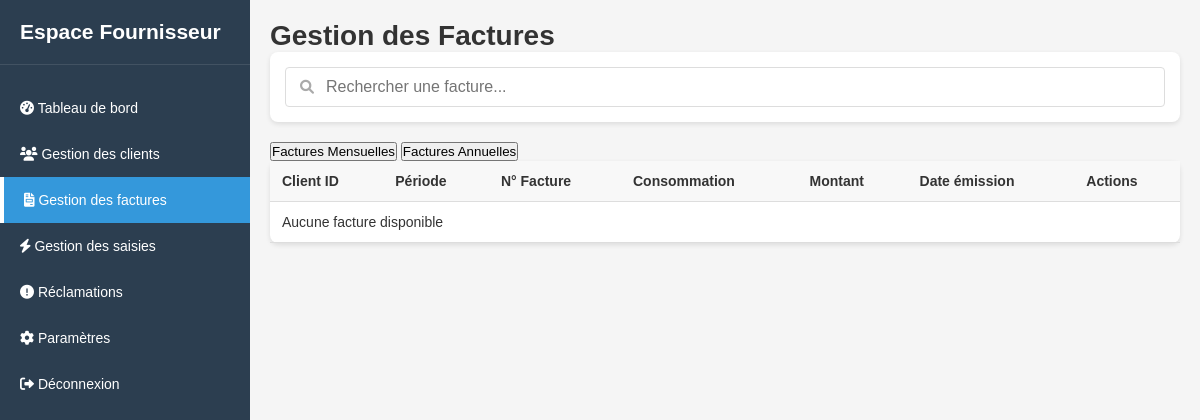
The page /ihm/admin/factures.php (signed in) on the database as committed earlier.
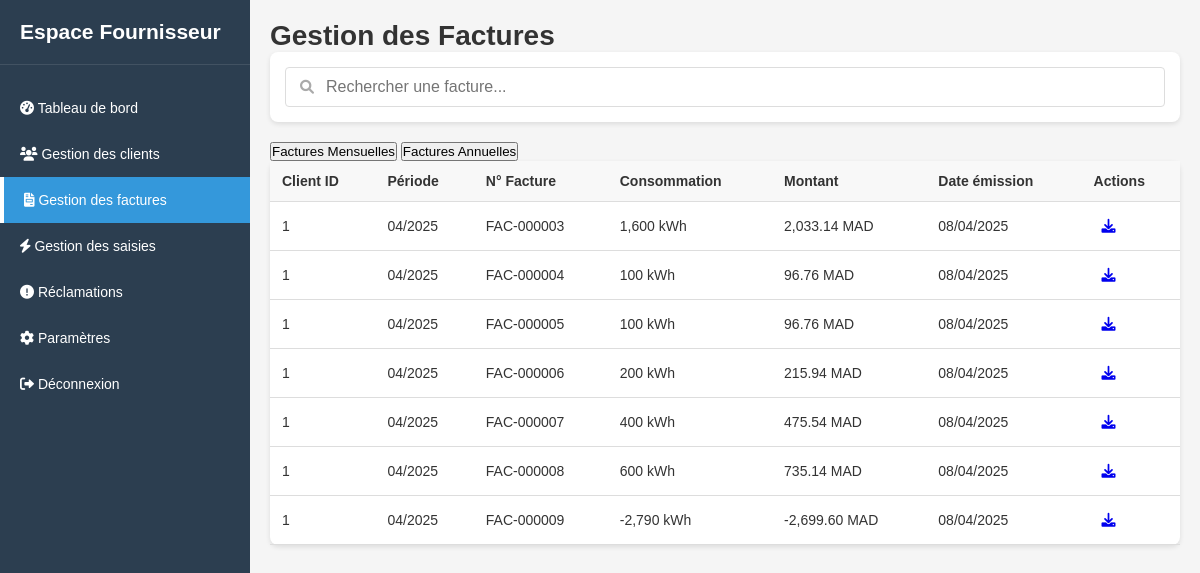
The same page on the database as committed later.
### tables this page shows
CREATE TABLE IF NOT EXISTS `factures_mensuelle` (
  `facture_id` int NOT NULL AUTO_INCREMENT,
  `client_id` int NOT NULL,
  `consommation_id` int NOT NULL,
  `montant` decimal(10,2) NOT NULL,
  `consommation` decimal(10,2) NOT NULL,
  `client_name` varchar(255) NOT NULL,
  `date_emission` datetime DEFAULT CURRENT_TIMESTAMP,
  PRIMARY KEY (`facture_id`),
  KEY `client_id` (`client_id`),
  KEY `consommation_id` (`consommation_id`)
);

### DB/connexion.php (called while the page is built)
<?php
class Database {
    private static $instance = null;
    private $pdo;
    private function __construct() {
        $host = '127.0.0.1';
        $dbName = 'gestion_factures';
        $user = 'root';
        $password = '';
        $dsn = "mysql:host={$host};dbname={$dbName};charset=utf8mb4";
        try {
            $this->pdo = new PDO($dsn, $user, $password, [
                PDO::ATTR_ERRMODE => PDO::ERRMODE_EXCEPTION,
                PDO::ATTR_DEFAULT_FETCH_MODE => PDO::FETCH_ASSOC
            ]);
        } catch (PDOException $e) {
            die("Erreur de connexion à la base de données : " . $e->getMessage());
        }
    }
    public static function getInstance(): Database {
        if (self::$instance === null) {
            self::$instance = new Database();
        }
        return self::$instance;
    }
    public function getConnection(): PDO {
        return $this->pdo;
    }
}

### traitement/FactureMensuelleService.php (called while the page is built, shortened)
<?php
include_once __DIR__ . "/../DB/FactureMensuelleDAO.php";
class FactureMensuelleService
{
    private $factureMensuelleRepository;
    public function __construct()
    {
        $this->factureMensuelleRepository = new FactureMensuelleDAO();
    }
    public function getAllFacturesMensuelles()
    {
        $factures = $this->factureMensuelleRepository->getAllFacturesMensuelles();
        return $factures;
    }
}

### DB/FactureMensuelleDAO.php (called while the page is built, shortened)
<?php
require_once __DIR__ . '/connexion.php';
class FactureMensuelleDAO {
    private $db;
    public function __construct() {
        try {
            $this->db = Database::getInstance()->getConnection();
        } catch (Exception $e) {
            error_log("Connection Error: " . $e->getMessage());
            throw new Exception("Database connection failed");
        }
    }
    public function getAllFacturesMensuelles() {
            $stmt = $this->db->prepare("SELECT * FROM factures_mensuelle");
            $stmt->execute();
            $result = $stmt->fetchAll(PDO::FETCH_ASSOC);
            return $result;
    }
}

### ihm/admin/factures.php (the view, shortened to what the changed rows need)
<?php
require_once '../../traitement/FactureMensuelleService.php';
$factureMensuelleService = new FactureMensuelleService();
$factures = $factureMensuelleService->getAllFacturesMensuelles();
?>
<!DOCTYPE html>
<html lang="fr">
<head>
    <link rel="stylesheet" href="../../assets/css/main.css">
    <link rel="stylesheet" href="https://cdnjs.cloudflare.com/ajax/libs/font-awesome/6.0.0-beta3/css/all.min.css">
</head>
<body>
    <div class="app-container">
        <div class="sidebar">
            <div class="sidebar-header">
                <h2>Espace Fournisseur</h2>
            </div>
        </div>
        <div class="main-content">
            <h1>Gestion des Factures</h1>
            <div class="tab-content" id="monthly-invoices-content">
            <div class="card">
                <div class="card-body">
                    <table class="data-table">
                    <thead>
    <tr>
        <th>Client ID</th>
        <th>Période</th>
        <th>N° Facture</th>
        <th>Consommation</th>
        <th>Montant</th>
        <th>Date émission</th>
        <th>Actions</th>
    </tr>
</thead>
<tbody>
    <?php if (!empty($factures)): ?>
        <?php foreach ($factures as $facture): ?>
            <tr>
                <td><?php echo $facture['client_id']; ?></td>
                <td><?php echo date('m/Y', strtotime($facture['date_emission'])); ?></td>
                <td>FAC-<?php echo str_pad($facture['facture_id'], 6, '0', STR_PAD_LEFT); ?></td>
                <td><?php echo number_format($facture['consommation']); ?> kWh</td>
                <td><?php echo number_format($facture['montant'], 2); ?> MAD</td>
                <td><?php echo date('d/m/Y', strtotime($facture['date_emission'])); ?></td>
                <td class="actions">
                    <a href="../../traitement/generate_pdf.php?id=<?php echo $facture['facture_id']; ?>"
                       class="btn btn-sm btn-info" target="_blank">
                        <i class="fas fa-download"></i>
                    </a>
                </td>
            </tr>
        <?php endforeach; ?>
    <?php else: ?>
        <tr>
            <td colspan="7" class="text-center">Aucune facture disponible</td>
        </tr>
    <?php endif; ?>
</tbody>
                    </table>
                </div>
            </div>
            </div>
        </div>
    </div>
</body>
</html>

Rows that differ between the two databases and show on the page:
added factures_mensuelle: client "1", date_emission "04/2025", facture_id "000003", consommation "1,600", montant "2,033.14", date_emission "08/04/2025"
added factures_mensuelle: client "1", date_emission "04/2025", facture_id "000004", consommation "100", montant "96.76", date_emission "08/04/2025"
added factures_mensuelle: client "1", date_emission "04/2025", facture_id "000005", consommation "100", montant "96.76", date_emission "08/04/2025"
added factures_mensuelle: client "1", date_emission "04/2025", facture_id "000006", consommation "200", montant "215.94", date_emission "08/04/2025"
added factures_mensuelle: client "1", date_emission "04/2025", facture_id "000007", consommation "400", montant "475.54", date_emission "08/04/2025"
added factures_mensuelle: client "1", date_emission "04/2025", facture_id "000008", consommation "600", montant "735.14", date_emission "08/04/2025"
added factures_mensuelle: client "1", date_emission "04/2025", facture_id "000009", consommation "-2,790", montant "-2,699.60", date_emission "08/04/2025"
Other text that changed with them:
text no longer shown: "Aucune facture disponible"
